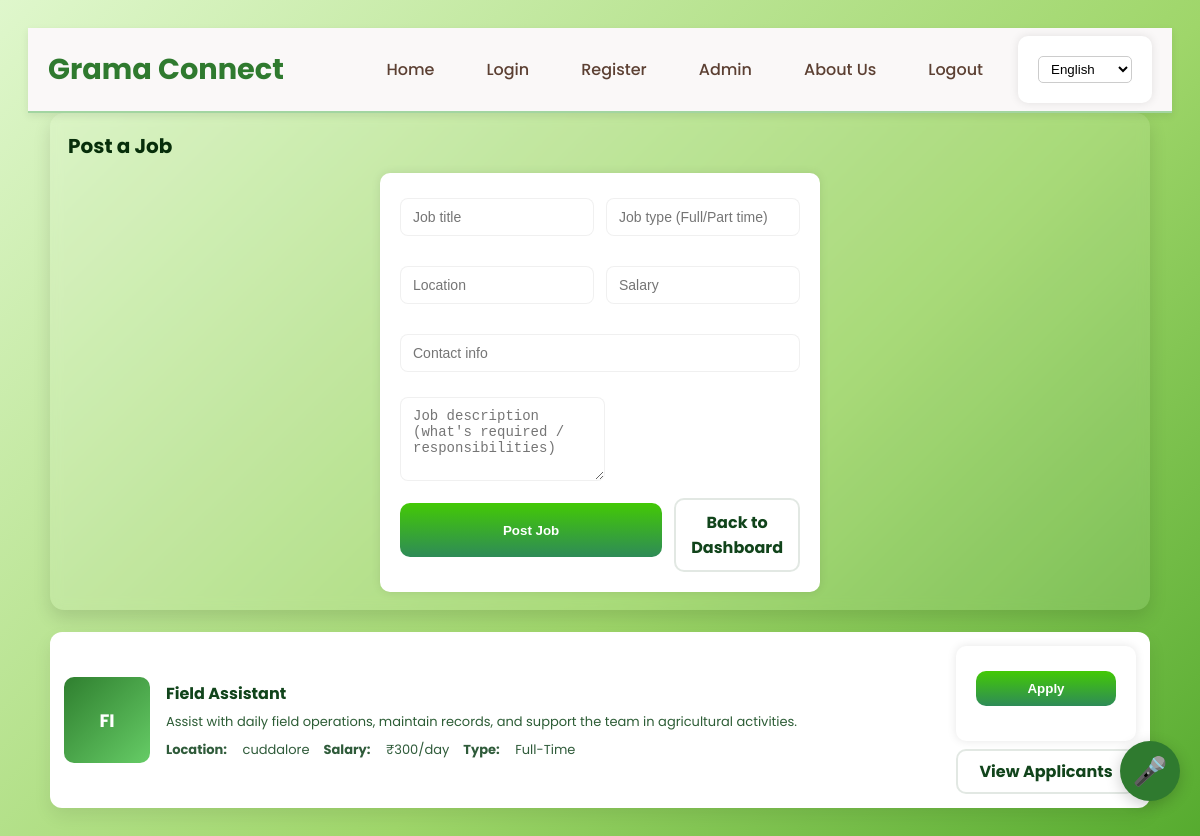
Screenshot of /user/add_jobs (signed in) with the database file from the repository.
### app.py (models this page shows)
class Job(db.Model):
    id = db.Column(db.Integer, primary_key=True)
    title = db.Column(db.String(200))
    description = db.Column(db.String(300))
    location = db.Column(db.String(100))
    salary = db.Column(db.String(50))
    contact = db.Column(db.String(50))
    job_type = db.Column(db.String(50))
    user_id = db.Column(db.Integer, db.ForeignKey('user.id'))
    joined_jobs = db.relationship('JoinedJob', backref='job', lazy=True)

### app.py (the view, shortened to what this page needs)
@app.route("/user/add_jobs", methods=["GET", "POST"])
@login_required
def view_jobs():
    jobs = Job.query.all()
    return render_template("jobs.html", jobs=jobs)

### app.py (called while the page is built)
def get_locale():
    return session.get('lang', request.accept_languages.best_match(['en', 'ta', 'hi', 'te', 'ml']))

@app.context_processor
def inject_locale():
    return dict(get_locale=get_locale)

@login_manager.user_loader
def load_user(user_id):
    return User.query.get(int(user_id))

### templates/jobs.html (shortened to what this page needs)
{% extends "base.html" %}
{% block content %}
<div class="container">
  <div class="post-card" role="region" aria-labelledby="post-job-heading">
    <h2 id="post-job-heading">Post a Job</h2>
    <form method="POST" action="{{ url_for('view_jobs') }}">
      <div class="row">
        <input type="text" name="title" placeholder="Job title" required>
        <input type="text" name="job_type" placeholder="Job type (Full/Part time)">
      </div>
      <div class="row">
        <input type="text" name="location" placeholder="Location" required>
        <input type="text" name="salary" placeholder="Salary">
      </div>
      <div class="row">
        <input type="text" name="contact" placeholder="Contact info" required>
      </div>
      <div>
        <textarea name="description" placeholder="Job description (what's required / responsibilities)" required></textarea>
      </div>
      <div style="margin-top:10px; display:flex; gap:12px;">
        <button type="submit" class="post-btn">Post Job</button>
        <a href="{{ url_for('dashboard') }}" class="view-btn" style="align-self:center; padding:10px 12px; border-radius:10px;">Back to Dashboard</a>
      </div>
    </form>
  </div>
  {% if jobs %}
  <div class="jobs-list" aria-live="polite">
    {% for job in jobs %}
    <div class="job-card" role="article" aria-label="Job: {{ job.title }}">
      <div class="job-logo" title="{{ job.title }}">
        {{ job.title[:2] | upper }}
      </div>
      <div class="job-body">
        <div class="job-title">{{ job.title }}</div>
        <div class="job-desc">{{ job.description }}</div>
        <div class="meta-row" aria-hidden="false">
          <div class="meta-item"><strong>Location:</strong>&nbsp;<span>{{ job.location }}</span></div>
          <div class="meta-item"><strong>Salary:</strong>&nbsp;<span>{{ job.salary or '—' }}</span></div>
          <div class="meta-item"><strong>Type:</strong>&nbsp;<span>{{ job.job_type or '—' }}</span></div>
        </div>
      </div>
      <div class="job-actions">
        <form method="POST" action="{{ url_for('user_view_jobs') }}" style="margin:0;">
          <button type="submit" class="apply-btn">Apply</button>
        </form>
        {% if current_user.is_authenticated and current_user.id == job.user_id %}
          <a class="view-btn" href="{{ url_for('view_applicants', job_id=job.id) }}">View Applicants</a>
        {% else %}
          <a class="view-btn" href="{{ url_for('view_applicants', job_id=job.id) }}" style="opacity:0.95;">Poster only</a>
        {% endif %}
      </div>
    </div>
    {% endfor %}
  </div>
  {% else %}
    <p style="text-align:center; color:#0b3f17; font-weight:700; margin-top:40px;">No jobs posted yet.</p>
  {% endif %}
</div>
{% endblock %}

### static/style.css (style rules this page uses)
body { font-family: Arial, sans-serif; color: #dfd6d6; background: #71941f; margin: 0; padding: 0; }
html, body { height: 100%; overflow-y: scroll; }
form { background: #ffffff; padding: 20px; max-width: 400px; margin: 0 auto; border-radius: 10px; box-shadow: 0 0 10px rgba(0,0,0,0.1); }
input, button { color: black; width: 100%; padding: 10px; margin-top: 5px; margin-bottom: 15px; border: 1px solid #ccc; border-radius: 5px; }
button { background: #f3f3f5; color: rgb(11, 4, 105); border: none; cursor: pointer; }
body { overflow-y: scroll; }

### templates/base.html (style rules this page uses)
body { margin: 0; font-family: 'Poppins', sans-serif; background-color: #f0f7f2; color: #2f4f2f; overflow-x: hidden; }

### templates/jobs.html (style rules this page uses)
html, body { height: 100%; margin: 0; padding: 0; font-family: "Poppins", sans-serif; }
body { background: linear-gradient(135deg,#dff7cc,#9fd66a 60%, #56ab2f); color: #07300a; -webkit-font-smoothing:antialiased; -moz-osx-font-smoothing:grayscale; overflow-y: auto; padding: 28px; box-sizing: border-box; }
* { scrollbar-width: thin; scrollbar-color: rgba(0,0,0,0.28) rgba(255,255,255,0.12); }
.container { max-width: 1100px; margin: 0 auto; display: block; gap: 24px; }
.post-card { background: rgba(255,255,255,0.10); backdrop-filter: blur(6px); border-radius: 14px; padding: 18px; box-shadow: 0 8px 18px rgba(0,0,0,0.12); margin-bottom: 22px; }
.post-card h2 { margin: 0 0 12px 0; color: #072e0a; font-size: 20px; }
.post-card form .row { display: flex; gap: 12px; margin-bottom: 10px; }
.post-card input[type="text"], .post-card textarea, .post-card select { flex: 1; padding: 10px 12px; background: rgba(255,255,255,0.95); border-radius: 8px; border: 1px solid rgba(0,0,0,0.06); font-size: 14px; box-sizing: border-box; }
.post-card textarea { min-height: 84px; resize:vertical; }
.post-btn { display:inline-block; background: linear-gradient(180deg,#43c905,#2e8b57); color: #fff; padding: 10px 16px; border-radius: 10px; border: none; font-weight: 600; cursor: pointer; transition: transform .12s ease, box-shadow .12s ease; }
.jobs-list { display: flex; flex-direction: column; gap: 16px; }
.job-card { display: flex; gap: 16px; align-items: center; background: #ffffff; border-radius: 12px; padding: 14px; box-shadow: 0 8px 18px rgba(0,0,0,0.08); }
.job-logo { width: 86px; height: 86px; border-radius: 10px; background: linear-gradient(135deg,#2f7f2f,#66cc66); color: #fff; display:flex; align-items:center; justify-content:center; font-weight:700; font-size:18px; flex-shrink:0; }
.job-body { flex: 1; min-width: 0; }
.job-title { font-size:16px; color:#11441b; margin:0 0 6px 0; font-weight:700; white-space:nowrap; overflow:hidden; text-overflow:ellipsis; }
.job-desc { font-size:13px; color:#2d5d36; margin:0 0 8px 0; display:-webkit-box; -webkit-line-clamp:2; -webkit-box-orient:vertical; overflow:hidden; }
.meta-row { display:flex; gap:14px; align-items:center; font-size:13px; color:#2f5b3a; flex-wrap:wrap; }
.meta-item { display:flex; gap:6px; align-items:center; }
.job-actions { display:flex; flex-direction:column; gap:8px; align-items:stretch; width:180px; flex-shrink:0; }
.apply-btn { background: linear-gradient(180deg,#43c905,#2e8b57); color:#fff; border:none; padding:10px; border-radius:10px; font-weight:700; cursor:pointer; transition: transform .12s ease; width:100%; }
.view-btn { background: transparent; color:#11441b; border: 2px solid rgba(17,68,27,0.12); padding:8px; border-radius:10px; font-weight:700; text-align:center; text-decoration:none; display:inline-block; }

### rows the page displays
Job: title "FI", title "Field Assistant", description "Assist with daily field operations, maintain records, and support the team in agricultural activities.", location "cuddalore", salary "₹300/day", job_type "Full-Time"

### other values shown
form field value "English"
